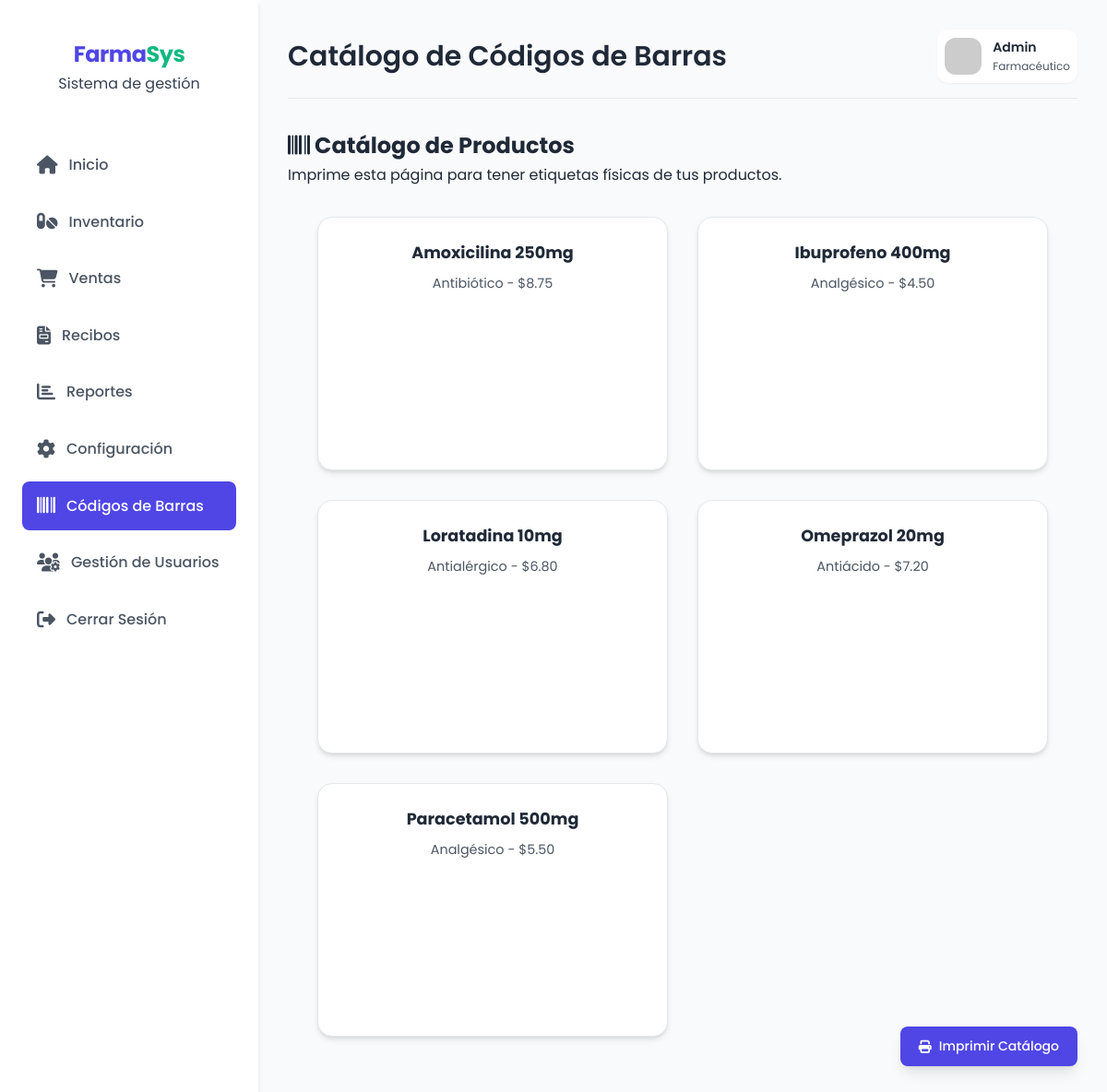
Screenshot of /barcodes (signed in) with the database file from the repository.
### tables this page shows
CREATE TABLE inventory (
            id TEXT PRIMARY KEY,
            name TEXT NOT NULL,
            sku TEXT NOT NULL UNIQUE,
            stock INTEGER NOT NULL DEFAULT 0,
            price REAL NOT NULL DEFAULT 0,
            expiry TEXT,
            category TEXT
        );

### app.py (the view)
@app.route("/barcodes")
@login_required
def barcodes():
    conn = get_db()
    products = [dict(p) for p in conn.execute("SELECT * FROM inventory ORDER BY name").fetchall()]
    return render_template("barcodes.html", products=products)

### app.py (called while the page is built)
def get_db():
    if "db" not in g:
        conn = sqlite3.connect(DB_PATH)
        conn.row_factory = sqlite3.Row
        conn.execute("PRAGMA foreign_keys = ON")
        g.db = conn
    return g.db

def login_required(f):
    @wraps(f)
    def decorated_function(*args, **kwargs):
        if not session.get("user"):
            return redirect(url_for("login", next=request.path))
        return f(*args, **kwargs)
    return decorated_function

### templates/barcodes.html (shortened to what this page needs)
{% extends "base.html" %}
{% block header_title %}Catálogo de Códigos de Barras{% endblock %}
{% block content %}
<div class="content-section">
    <div class="section-header">
        <h2><i class="fas fa-barcode"></i> Catálogo de Productos</h2>
        <p class="text-gray-500">Imprime esta página para tener etiquetas físicas de tus productos.</p>
    </div>
    <div class="barcode-grid">
        {% for p in products %}
        <div class="barcode-card">
            <h3>{{ p.name }}</h3>
            <p>{{ p.category }} - ${{ '%.2f'|format(p.price) }}</p>
            <svg class="barcode" jsbarcode-format="CODE128" jsbarcode-value="{{ p.sku }}" jsbarcode-textmargin="0"
                jsbarcode-fontoptions="bold">
            </svg>
        </div>
        {% else %}
        <p>No hay productos en el inventario.</p>
        {% endfor %}
    </div>
</div>
<button onclick="window.print()" class="btn btn-primary print-btn">
    <i class="fas fa-print"></i> Imprimir Catálogo
</button>
{% endblock %}

### templates/base.html (shortened to what this page needs)
<!DOCTYPE html>
<html lang="es">
<head>
  <link rel="stylesheet" href="https://cdnjs.cloudflare.com/ajax/libs/font-awesome/6.4.0/css/all.min.css">
</head>
<body>
  <div class="container">
    <div class="sidebar">
      <div class="logo animate-fade-in">
        <h1>Farma<span>Sys</span></h1>
        <p class="text-gray-500">Sistema de gestión</p>
      </div>
      <nav class="menu-items">
        <a class="menu-item {% if request.endpoint == 'dashboard' %}active{% endif %}"
          href="{{ url_for('dashboard') }}">
          <i class="fas fa-home"></i><span>Inicio</span>
        </a>
        <a class="menu-item {% if request.endpoint == 'inventory' %}active{% endif %}"
          href="{{ url_for('inventory') }}">
          <i class="fas fa-pills"></i><span>Inventario</span>
        </a>
        <a class="menu-item {% if request.endpoint == 'sales' %}active{% endif %}" href="{{ url_for('sales') }}">
          <i class="fas fa-shopping-cart"></i><span>Ventas</span>
        </a>
        <a class="menu-item {% if request.endpoint == 'receipts' %}active{% endif %}" href="{{ url_for('receipts') }}">
          <i class="fas fa-file-invoice"></i><span>Recibos</span>
        </a>
        <a class="menu-item {% if request.endpoint == 'reports' %}active{% endif %}" href="{{ url_for('reports') }}">
          <i class="fas fa-chart-bar"></i><span>Reportes</span>
        </a>
        <a class="menu-item {% if request.endpoint == 'settings' %}active{% endif %}" href="{{ url_for('settings') }}">
          <i class="fas fa-cog"></i><span>Configuración</span>
        </a>
        <a class="menu-item {% if request.endpoint == 'barcodes' %}active{% endif %}" href="{{ url_for('barcodes') }}">
          <i class="fas fa-barcode"></i><span>Códigos de Barras</span>
        </a>
        <a class="menu-item {% if request.endpoint == 'users' %}active{% endif %}" href="{{ url_for('users') }}">
  <i class="fas fa-users-cog"></i><span>Gestión de Usuarios</span>
</a>
        <div x-data="{ showLogoutConfirm: false }">
          <a class="menu-item" href="#" @click.prevent="showLogoutConfirm = true">
            <i class="fas fa-sign-out-alt"></i><span>Cerrar Sesión</span>
          </a>
        </div>
      </nav>
    </div>
    <main class="main-content">
      <header class="header animate-fade-in">
        <h1>{% block header_title %}Panel de Control{% endblock %}</h1>
        <div class="user-info">
          <img src="https://ui-avatars.com/api/?name=Farmacéutico&background=4F46E5&color=fff" alt="Usuario"
            class="user-avatar">
          <div class="user-details">
            <h3>{{ session.get('user', {}).get('username', 'Usuario')|title }}</h3>
            <p>Farmacéutico</p>
          </div>
        </div>
      </header>
      <div class="content animate-fade-in">
        {% block content %}{% endblock %}
      </div>
    </main>
  </div>
</body>
</html>

### templates/base.html (style rules this page uses)
:root { --primary: #4F46E5; --primary-light: #818CF8; --primary-dark: #4338CA; --secondary: #10B981; --warning: #F59E0B; --danger: #EF4444; --gray-50: #F9FAFB; --gray-100: #F3F4F6; --gray-200: #E5E7EB; --gray-300: #D1D5DB; --gray-600: #4B5563; --gray-700: #374151; --gray-800: #1F2937; --shadow-sm: 0 1px 2px 0 rgb(0 0 0 / 0.05); --shadow: 0 4px 6px -1px rgb(0 0 0 / 0.1), 0 2px 4px -2px rgb(0 0 0 / 0.1); --shadow-lg: 0 10px 15px -3px rgb(0 0 0 / 0.1), 0 4px 6px -4px rgb(0 0 0 / 0.1); --transition: all 0.2s cubic-bezier(0.4, 0, 0.2, 1); }
* { margin: 0; padding: 0; box-sizing: border-box; font-family: 'Poppins', sans-serif; }
body { background-color: var(--gray-50); color: var(--gray-800); line-height: 1.6; }
.container { display: flex; min-height: 100vh; }
.sidebar { width: 280px; background: white; color: var(--gray-700); padding: 1.5rem; box-shadow: var(--shadow); display: flex; flex-direction: column; transition: var(--transition); }
.logo { text-align: center; padding: 1rem 0; margin-bottom: 2rem; }
.logo h1 { font-size: 1.5rem; font-weight: 700; color: var(--primary); letter-spacing: -0.5px; }
.logo span { color: var(--secondary); }
.menu-item { padding: 0.875rem 1rem; display: flex; align-items: center; border-radius: 0.5rem; color: var(--gray-600); text-decoration: none; transition: var(--transition); margin-bottom: 0.5rem; font-weight: 500; }
.menu-item.active { background-color: var(--primary); color: white; }
.menu-item i { margin-right: 0.75rem; font-size: 1.25rem; transition: var(--transition); }
.main-content { flex: 1; padding: 2rem; overflow-y: auto; }
.header { display: flex; justify-content: space-between; align-items: center; margin-bottom: 2rem; padding-bottom: 1rem; border-bottom: 1px solid var(--gray-200); }
.header h1 { color: var(--gray-800); font-size: 1.875rem; font-weight: 600; }
.user-info { display: flex; align-items: center; padding: 0.5rem; border-radius: 0.75rem; background: white; box-shadow: var(--shadow-sm); }
.user-info img { width: 2.5rem; height: 2.5rem; border-radius: 0.75rem; margin-right: 0.75rem; }
.user-info h3 { font-size: 0.875rem; font-weight: 600; color: var(--gray-800); }
.user-info p { font-size: 0.75rem; color: var(--gray-600); }
.btn { padding: 0.675rem 1.25rem; border: none; border-radius: 0.5rem; font-weight: 500; cursor: pointer; transition: var(--transition); display: inline-flex; align-items: center; gap: 0.5rem; font-size: 0.875rem; }
.btn-primary { background: var(--primary); color: white; }
.animate-fade-in { animation: fadeIn 0.3s ease-out; }

### templates/barcodes.html (style rules this page uses)
.barcode-grid { display: grid; grid-template-columns: repeat(auto-fill, minmax(250px, 1fr)); gap: 2rem; padding: 2rem; }
.barcode-card { background: white; border: 1px solid var(--gray-200); border-radius: 1rem; padding: 1.5rem; text-align: center; box-shadow: var(--shadow); display: flex; flex-direction: column; align-items: center; justify-content: center; }
.barcode-card h3 { font-size: 1.1rem; margin-bottom: 0.5rem; color: var(--gray-800); }
.barcode-card p { color: var(--gray-600); font-size: 0.9rem; margin-bottom: 1rem; }
.print-btn { position: fixed; bottom: 2rem; right: 2rem; z-index: 100; box-shadow: var(--shadow-lg); }

### rows the page displays
inventory: name "Amoxicilina 250mg", category "Antibiótico", price "8.75"
inventory: name "Ibuprofeno 400mg", category "Analgésico", price "4.50"
inventory: name "Loratadina 10mg", category "Antialérgico", price "6.80"
inventory: name "Omeprazol 20mg", category "Antiácido", price "7.20"
inventory: name "Paracetamol 500mg", category "Analgésico", price "5.50"

### other values shown
{{ session.get('user', {}).get('username', 'Usuario')|title }} "Admin"
